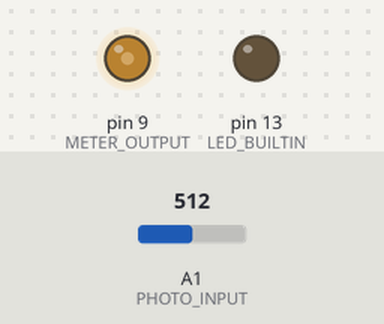
The sketch below on a simulated Arduino Pro Mini, built with avr-gcc and run on an emulated ATmega328P. Parts: output pins drawn as LEDs (lit = HIGH). Dashed ring = blinking. Inputs (shaded band) come from the test bench; at power-on: A1 (PHOTO_INPUT) = 512. Pins used as bus, display or sensor lines are not drawn.

Above: at 2.4 s.
2.5 s: A1 (PHOTO_INPUT) set to 716
At 2.67 s:
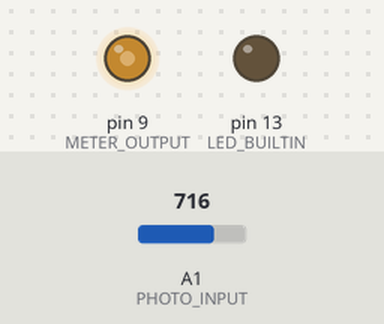
4.3 s: A1 (PHOTO_INPUT) set to 1023
At 5.4 s:
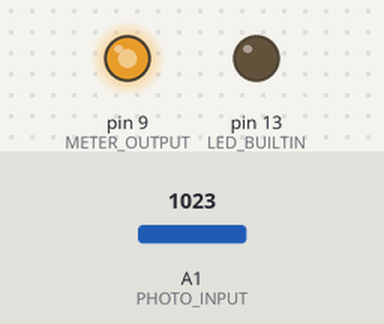
7.3 s: A1 (PHOTO_INPUT) set to 5
At 8.3 s:
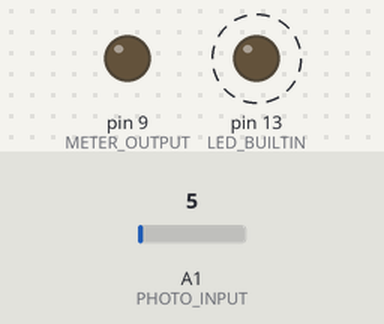
Timing chart, 0 to 16.3 s (numbered marks = the images above; inputs shaded):
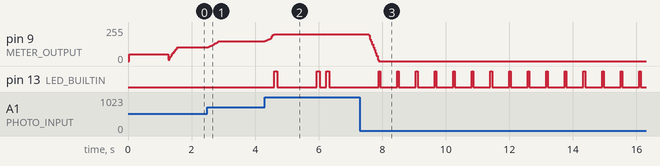

Measured:
- after the input at 2.5 s, pin 9 (METER_OUTPUT): moves from 102/255 to 149/255 over 0.36 s, starting at once
- after the input at 4.3 s, pin 9 (METER_OUTPUT): moves from 149/255 to 200/255 over 0.29 s, starting at once; pin 13 (LED_BUILTIN): goes HIGH 0.10 s, LOW 1.2 s, HIGH 0.10 s, LOW 0.20 s, HIGH 0.10 s, then LOW, starting after 0.30 s
- after the input at 7.3 s, pin 9 (METER_OUTPUT): moves from 200/255 to 0/255 over 0.32 s, starting after 0.27 s

The sketch:

RolleiLux.ino
```cpp
// (licence header left out)
// Debugging flag
//#define DEBUG


//-------------------------------------------------------------------------------------------
// Hardware / connector pin definitions
//-------------------------------------------------------------------------------------------

// Designator of analog pin connected to photo sensor
#define PHOTO_INPUT A1

// Digital pin powering the photo sensor
#define PHOTO_POWER 8

// Designator of PWM pin connected to voltmeter output
#define METER_OUTPUT 9


//-------------------------------------------------------------------------------------------
// Constants and variables related to photo sensor measurement and ADC
//-------------------------------------------------------------------------------------------

// Resolution of built-in A/D converter
#define BUILTIN_INPUT_BITS 10

// Target A/D resolution in bits (must be at least 10, the built-in A/D resolution, and at
// most 16, since integers are 16 bits long on the Arduino)
#define TARGET_INPUT_BITS 15

// Maximum input measurement value
#define INPUT_MAXVAL ((uint16_t) (1 << TARGET_INPUT_BITS) - 1)

// Number of milliseconds to wait between successive A/D measurements
#define MEASURE_DELAY 1

// Number of readings for smoothing
#define NUM_READINGS 10

// Variables related to smoothing
uint16_t readings[NUM_READINGS];      // the readings from the analog input
uint16_t readIndex = 0;               // the index of the current reading
long total = 0;                       // the running total
bool bufferFull = false;


//-------------------------------------------------------------------------------------------
// Mapping table ev = F(ldr) for LDR resistor response curve
//
// ldrX contains data point x coordinates (LDR measurement values)
// ldrY contains y coordinates (corresponding EV * 10 values)
//-------------------------------------------------------------------------------------------

const uint16_t ldrX[] = {
  0,      // #0
  420,    // #1
  900,    // #2
  2010,   // #2.1
  3328,   // #3
  4400,   // #3.1
  6270,   // #4
  10380,  // #5
  14200,  // #6
  19200,  // #7
  26000,  // #8
  27680,  // #9
  28090,  // #10
  30500   // #11
};

const uint8_t ldrY[] = {
  0,      // #0
  10,     // #1
  50,     // #2
  55,     // #2.1
  80,     // #3
  90,     // #3.1
  95,     // #4
  105,    // #5
  115,    // #6
  130,    // #7
  150,    // #8
  153,    // #9
  155,    // #10
  180     // #11
};

// Number of data points in LDR curve
const uint8_t N_LDR = sizeof(ldrX) / sizeof(ldrX[0]);


//-------------------------------------------------------------------------------------------
// Mapping table pwm = F(ev) for voltmeter response curve
//-------------------------------------------------------------------------------------------

// This mapping tables defines the relationship between EV and PWM output values
// for the voltmeter
const uint8_t pwm[] = {
  0, 0, 0, 0,               // EV 0..3 as filler bytes
  0,                        // EV 4 (= EV_MIN)
  1,                        // EV 5
  3,                        // EV 6
  5,                        // EV 7
  11,                       // EV 8
  25,                       // EV 9
  50,                       // EV 10
  80,                       // EV 11
  100,                      // EV 12
  123,                      // EV 13
  148,                      // EV 14
  165,                      // EV 15
  181,                      // EV 16
  194,                      // EV 17
  200,                      // EV 18 (= EV_MAX)
  200                       // EV 19 as filler byte
};

// Minimum and maximum EV that can be indicated by circuit
const uint16_t EV_MIN = 40;
const uint16_t EV_MAX = 10 * (sizeof(pwm) - 2);


//-------------------------------------------------------------------------------------------
// mapfix
//
// Fixed version of Arduino's flawed "map" function.
//-------------------------------------------------------------------------------------------

long mapfix(long x, long in_min, long in_max, long out_min, long out_max)
{
  return (x - in_min) * (out_max - out_min + 1) / (in_max - in_min + 1) + out_min;
}


//-------------------------------------------------------------------------------------------
// measureInput
//
// Performs several A/D measurements in sequence and sums them up. The result is the
// averaged measurement in the range 0..INPUT_MAXVAL.
//-------------------------------------------------------------------------------------------

uint16_t measureInput()
{
  const uint16_t ITERATIONS = 1 << (TARGET_INPUT_BITS - BUILTIN_INPUT_BITS);

  uint16_t sensorVal = 0;

  for (uint16_t i = 0; i < ITERATIONS; i ++)
  {
    // Get the sensor value
    sensorVal += analogRead(PHOTO_INPUT);

    // Allow A/D circuit to settle
    delay(MEASURE_DELAY);
  }

  return sensorVal;
}


//-------------------------------------------------------------------------------------------
// smooth
//
// Perform averaging: add the input value to the round-robin buffer and return the average
// of the last NUM_READINGS measurements.
//-------------------------------------------------------------------------------------------

uint16_t smooth(uint16_t x)
{
  total -= readings[readIndex];
  readings[readIndex] = x;
  total += x;
  readIndex = (readIndex + 1) % NUM_READINGS;
  if (! bufferFull) bufferFull = (readIndex == 0);

  return (uint16_t) (total / NUM_READINGS);
}


//-------------------------------------------------------------------------------------------
// mapPhotoToEV
//
// Maps photo sensor values to EV with a lookup table derived from measurements.
//
// The returned EV value is actually EV * 10 to allow for fractional EV without using floats.
//-------------------------------------------------------------------------------------------

uint16_t mapPhotoToEV(uint16_t ldr)
{
  uint8_t maxIdx = N_LDR - 1;
  uint16_t ev;

  // Check for measurement values beyond the scope of the data curve
  // We don't check for readings below minimum because 0/0 is already a data point
  if (ldr >= ldrX[maxIdx])
  {
    // Reading above maximum; return maximum EV
    ev = ldrY[maxIdx];
    ev = mapfix(ldr, ldrX[maxIdx -1], ldrX[maxIdx], ldrY[maxIdx - 1], ldrY[maxIdx]);
  }
  else
  {
    // If measurement in range, find left and right data points closest to measurement
    uint8_t minIdx = 0;

    while (minIdx < maxIdx - 1)
    {
      uint8_t medIdx = (maxIdx + minIdx) >> 1;
      uint16_t x = ldrX[medIdx];
      if (ldr <= x) maxIdx = medIdx;
      if (ldr >= x) minIdx = medIdx;
    }
    ev = mapfix(ldr, ldrX[minIdx], ldrX[maxIdx], ldrY[minIdx], ldrY[maxIdx]);
  }

  return ev;
}


//-------------------------------------------------------------------------------------------
// mapEVToPWM
//
// Maps EV to PWM values for analog output to the voltmeter
//
// The supplied EV10 value is actually EV * 10 to allow for fractional EV with 1 digit
// precision.
//-------------------------------------------------------------------------------------------

uint8_t mapEVToPWM(uint16_t ev10)
{
  uint16_t lowV, lowV10;

  // Range check input value
  ev10 = constrain(ev10, EV_MIN, EV_MAX);

  // Get next lower EV value
  lowV = ev10 / 10;
  lowV10 = lowV * 10;

  // Interpolate pwm value between discrete points pwm(lowV)..pwm(lowV + 1)
  return mapfix(ev10, lowV10, lowV10 + 10, pwm[lowV], pwm[lowV + 1]);
}


//-------------------------------------------------------------------------------------------
// signalRangeExceed
//
// Check if current EV exceeds range of EV_MIN..EV_MAX. If yes, then blink LED a number of
// times corresponding to number of stops above or below range.
//-------------------------------------------------------------------------------------------

void signalRangeExceed(uint16_t valEV)
{
  if ((valEV < EV_MIN) && bufferFull)
  {
    // Below minimum readable EV
    digitalWrite(LED_BUILTIN, HIGH);
    delay(50);
    digitalWrite(LED_BUILTIN, LOW);
    delay(500);
  }
  else if (valEV > EV_MAX)
  {
    // Round EV to nearest full stop
    uint16_t roundV = ((valEV + 5) / 10) * 10;
    uint16_t numBlink = (roundV - EV_MAX) / 10;
    while (numBlink-- > 0)
    {
      digitalWrite(LED_BUILTIN, HIGH);
      delay(100);
      digitalWrite(LED_BUILTIN, LOW);
      delay(200);
    }
    delay(1000);
  }
}


//-------------------------------------------------------------------------------------------
// setup
//
// This microcontroller setup function runs once when you press reset or power the board.
//-------------------------------------------------------------------------------------------

void setup()
{
#ifdef DEBUG
  // initialize serial communications at 9600 bps:
  Serial.begin(9600);
#endif

  // initialize digital pin LED_BUILTIN as an output.
  pinMode(LED_BUILTIN, OUTPUT);

  // Set the reference voltage for the A/D converter to default
  analogReference(DEFAULT);

  // Initialize photo sensor pin as an input
  pinMode(PHOTO_INPUT, INPUT);

  // Initialize photo sensor power supply as output
  pinMode(PHOTO_POWER, OUTPUT);
  digitalWrite(PHOTO_POWER, HIGH);

  // Initialize voltmeter pin as an output
  pinMode(METER_OUTPUT, OUTPUT);

  // Initialize all the readings in the smoothing buffer
  for (uint16_t i = 0; i < NUM_READINGS; i ++) readings[i] = 0;

  // Read sensor once to move buffer pointer so that bufferFull == false
  smooth(measureInput());

  // Set needle to center position for 1.5 sec to verify battery level
  analogWrite(METER_OUTPUT, mapEVToPWM(100));
  delay(1200);
}


//-------------------------------------------------------------------------------------------
// loop
//
// The loop function runs over and over again forever
//-------------------------------------------------------------------------------------------

void loop()
{
  uint16_t photoV, evV;

  // Read the analog value of photo sensor
  photoV = smooth(measureInput());

  // Calculate exposure value
  evV = mapPhotoToEV(photoV);

  // Output exposure value to light meter
  analogWrite(METER_OUTPUT, mapEVToPWM(evV));

  // Blink LED if exposure value is out of bounds
  signalRangeExceed(evV);

#ifdef DEBUG
  // Print the results to the serial monitor
  Serial.print("photo = ");
  Serial.print(photoV);
  Serial.print("   EV = ");
  Serial.println(evV);
#endif
}
```
